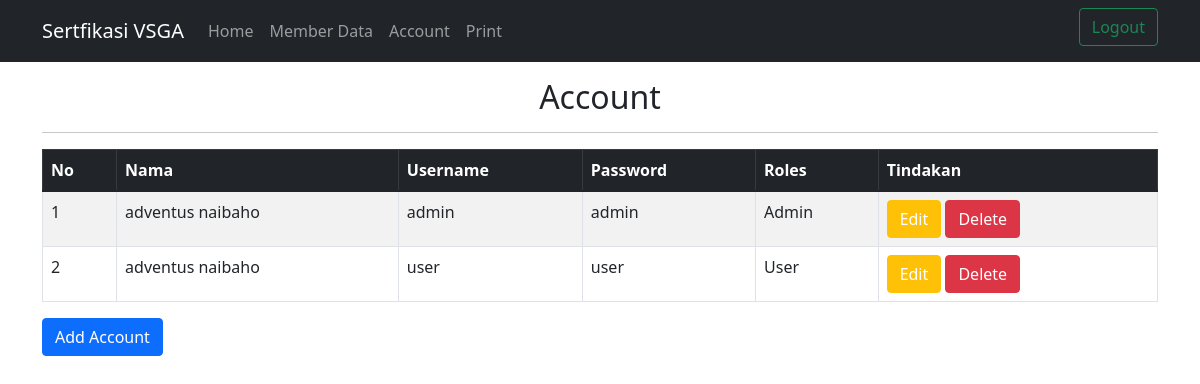
Page /index_admin.php?p=user on the committed database.
### tables this page shows
CREATE TABLE `user` (
  `id_user` int(11) NOT NULL,
  `nama` varchar(255) NOT NULL,
  `username` varchar(255) NOT NULL,
  `password` varchar(255) NOT NULL,
  `roles` varchar(20) NOT NULL
);

### pages/user.php (the view)
<div class="container">
<div class="text-center my-3">
    <h2>Account</h2><hr>
    </div>
    <table class="table table-bordered table-striped">
        <thead class="table-dark">
            <tr>
                <th>No</th>
                <th>Nama</th>
                <th>Username</th>
                <th>Password</th>
                <th>Roles</th>
                <th>Tindakan</th>
            </tr>
        </thead>
        <?php
        include"koneksi.php";
        $query="SELECT*FROM user";
        $peserta = mysqli_query($db,$query);
        ?>
        <tbody>
            <?php $nomor=1; while($isi=mysqli_fetch_array($peserta)){?>
            <tr>
                <td><?php echo $nomor++;?></td>
                <td><?php echo $isi['nama'];?></td>
                <td><?php echo $isi['username'];?></td>
                <td><?php echo $isi['password'];?></td>
                <td><?php echo $isi['roles'];?></td>
                <td>
                    <button type="button" class="btn btn-warning"><a style="text-decoration:none;color:white;" href="index_admin.php?p=edit-user&id_user=<?php echo $isi['id_user'];?>">Edit</a></button>
                    <button onclick="return confirm('Apakah Anda Yakin Akan Menghapus Data Ini?')" type="button" class="btn btn-danger"><a style="text-decoration:none;color:white;" href="proses/user-hapus.php?id_user=<?php echo $isi['id_user'];?> ">Delete</a></button>
                </td>
            </tr>
            <?php  } ?>
        </tbody>
    </table>
    <a href="index_admin.php?p=input-user" class="btn btn-primary mb-4">Add Account</a>
    </div>

### rows in the picture
user: nama "adventus naibaho", username "admin", password "admin", roles "Admin"
user: nama "adventus naibaho", username "user", password "user", roles "User"
